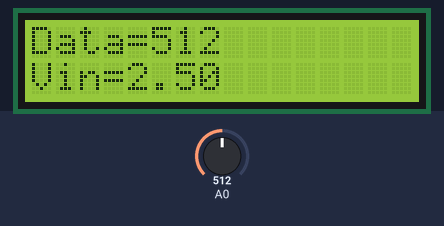
A sketch run on a simulated Arduino Uno, built with avr-gcc and run on an emulated ATmega328P. On the bench: 16×2 character LCD. The inputs (shaded band) are chosen by the test bench; at power-on: A0 = 512.

Above: at 1.2 s.
1.3 s: A0 set to 716
At 2.4 s:
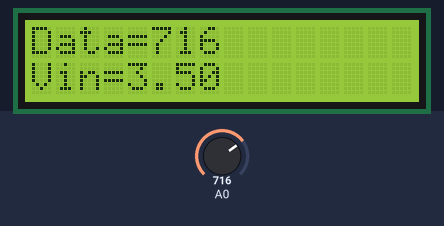
2.9 s: A0 set to 900
At 4.0 s:
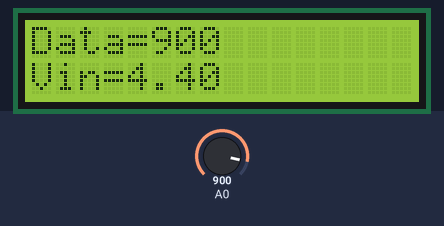
4.4 s: A0 set to 1023
At 5.5 s:
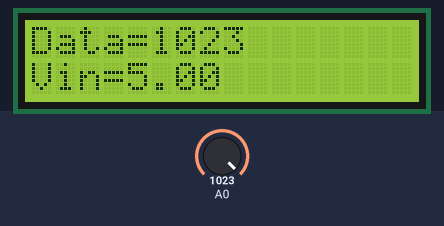
Timing chart, 0 to 7.4 s (numbered marks = the images above; inputs shaded):
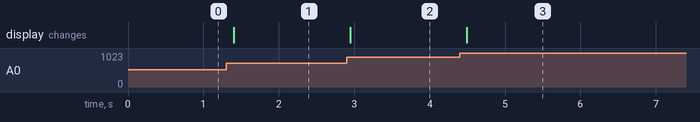

The sketch:

voltmeter2.ino
```cpp
#include <LiquidCrystal.h>

int dataADC;
float Vin;
LiquidCrystal lcd(13, 12, 11, 10, 9, 8);

void setup() {
lcd.begin(16, 2);
}

void loop() {
  // put your main code here, to run repeatedly:
dataADC = analogRead(A0);

Vin = dataADC * 5.0 / 1023;

lcd.setCursor(0,0); lcd.print("Data="); lcd.print(dataADC);
lcd.setCursor(0,1); lcd.print("Vin="); lcd.print(Vin);
delay(100);
}
```

Measured:
- after the input at 1.3 s, the display: changes after 0.10 s (image 1)
- after the input at 2.9 s, the display: changes after 0.05 s (image 2)
- after the input at 4.4 s, the display: changes after 0.09 s (image 3)
